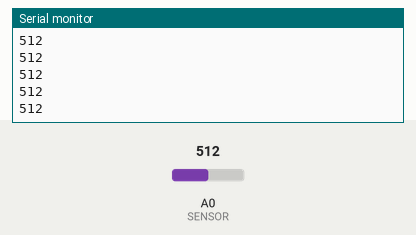
This sketch was run on a simulated Arduino Uno, built with avr-gcc and run on an emulated ATmega328P. On the bench: the last lines printed to the serial monitor. Inputs (shaded band) come from the test bench; at power-on: A0 (SENSOR) = 512.

Above: at 1.2 s.
1.3 s: A0 (SENSOR) set to 716
At 1.31 s:
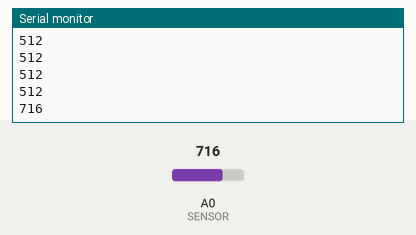
2.8 s: A0 (SENSOR) set to 900
At 2.81 s:
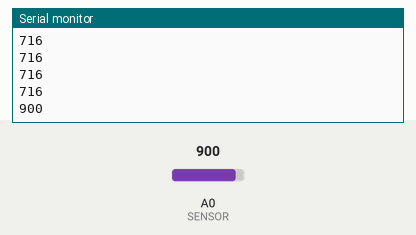
Timing chart, 0 to 5.8 s (numbered marks = the images above; inputs shaded):
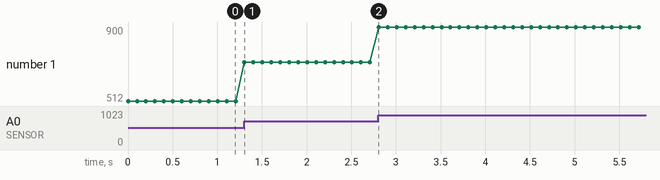

The sketch:

SerialRead.ino
```cpp
// reading LDR value from analog in

const int SENSOR = 0; // sensor at analog in 0

int val = 0;

void setup(){
  Serial.begin(9600); //start serial com at 9600 baud

}

void loop(){
 val = analogRead(SENSOR);

 Serial.println(val);

 delay(100);

}
```

Measured:
- after the input at 1.3 s, the serial monitor: prints a new line at once (image 1)
- after the input at 2.8 s, the serial monitor: prints a new line at once (image 2)
- plotted number 1: 512 → 716 after the input at 1.3 s, 716 → 900 after the input at 2.8 s
